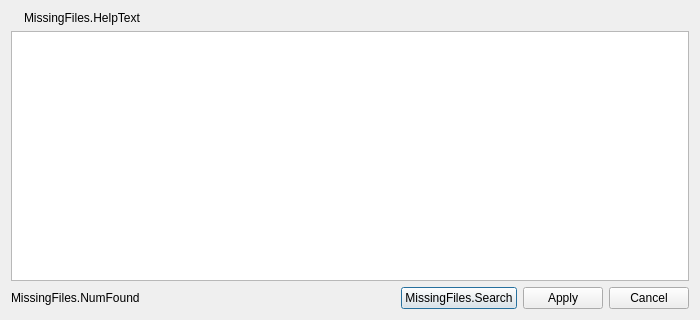
<?xml version="1.0" encoding="UTF-8"?>
<ui version="4.0">
 <class>MissingFilesDialog</class>
 <widget class="QDialog" name="MissingFilesDialog">
  <property name="geometry">
   <rect>
    <x>0</x>
    <y>0</y>
    <width>700</width>
    <height>320</height>
   </rect>
  </property>
  <property name="windowTitle">
   <string>Missing Files</string>
  </property>
  <layout class="QVBoxLayout" name="verticalLayout">
   <item>
    <layout class="QHBoxLayout" name="horizontalLayout_2">
     <property name="bottomMargin">
      <number>0</number>
     </property>
     <item>
      <widget class="QLabel" name="warningIcon">
       <property name="text">
        <string/>
       </property>
      </widget>
     </item>
     <item>
      <widget class="QLabel" name="label">
       <property name="sizePolicy">
        <sizepolicy hsizetype="Expanding" vsizetype="Preferred">
         <horstretch>0</horstretch>
         <verstretch>0</verstretch>
        </sizepolicy>
       </property>
       <property name="text">
        <string>MissingFiles.HelpText</string>
       </property>
      </widget>
     </item>
    </layout>
   </item>
   <item>
    <widget class="QTableView" name="tableView">
     <property name="selectionMode">
      <enum>QAbstractItemView::SelectionMode::NoSelection</enum>
     </property>
     <attribute name="horizontalHeaderMinimumSectionSize">
      <number>23</number>
     </attribute>
     <attribute name="horizontalHeaderDefaultSectionSize">
      <number>32</number>
     </attribute>
     <attribute name="verticalHeaderVisible">
      <bool>false</bool>
     </attribute>
     <attribute name="verticalHeaderDefaultSectionSize">
      <number>24</number>
     </attribute>
    </widget>
   </item>
   <item>
    <layout class="QHBoxLayout" name="horizontalLayout">
     <item>
      <widget class="QLabel" name="found">
       <property name="text">
        <string>MissingFiles.NumFound</string>
       </property>
      </widget>
     </item>
     <item>
      <spacer name="horizontalSpacer">
       <property name="orientation">
        <enum>Qt::Orientation::Horizontal</enum>
       </property>
       <property name="sizeHint" stdset="0">
        <size>
         <width>40</width>
         <height>20</height>
        </size>
       </property>
      </spacer>
     </item>
     <item>
      <widget class="QPushButton" name="browseButton">
       <property name="text">
        <string>MissingFiles.Search</string>
       </property>
      </widget>
     </item>
     <item>
      <widget class="QPushButton" name="applyButton">
       <property name="text">
        <string>Apply</string>
       </property>
      </widget>
     </item>
     <item>
      <widget class="QPushButton" name="cancelButton">
       <property name="text">
        <string>Cancel</string>
       </property>
      </widget>
     </item>
    </layout>
   </item>
  </layout>
 </widget>
 <resources>
  <include location="vura.qrc"/>
 </resources>
 <connections/>
</ui>
